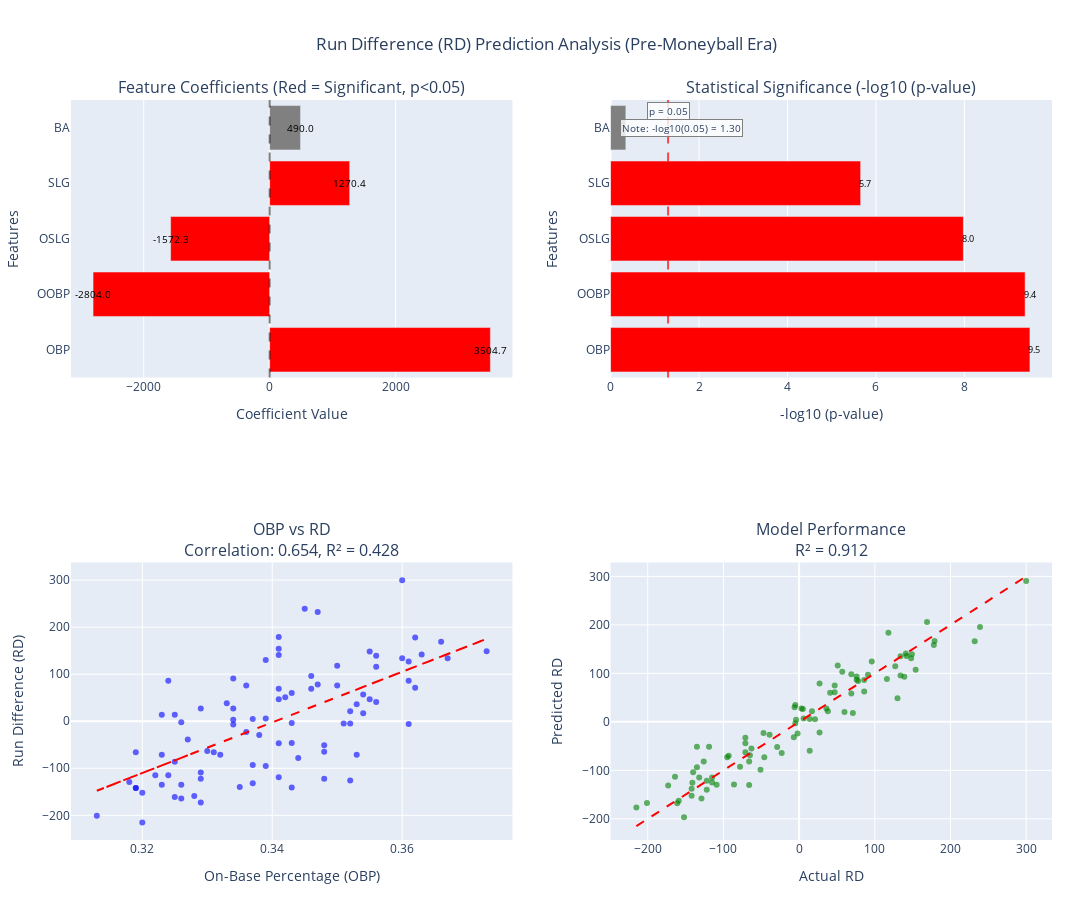

The notebook cell saved with this chart:
### Code cell
# Model performance for plot 4. Calculate R².
y_pred_rd = rd_model.predict(X_rd_with_const)
r2_rd = r2_score(y_rd, y_pred_rd)

# Plotly version: Run Difference (RD) Prediction Analysis (Pre-Moneyball Era)
fig = make_subplots(
    rows=2,
    cols=2,
    subplot_titles=(
        "Feature Coefficients (Red = Significant, p<0.05)",
        "Statistical Significance (-log10 (p-value)",
        f'OBP vs RD<br>Correlation: {rd_data["OBP"].corr(rd_data["RD"]):.3f}, R² = {round(rd_data["OBP"].corr(rd_data["RD"])**2, 3)}',
        f"Model Performance<br>R² = {r2_rd:.3f}",
    ),
)

# Plot 1: Coefficient plot (sorted by importance)
features = coef_analysis["Feature"]
coeffs = coef_analysis["Coefficient"]
colors = ["red" if p < 0.05 else "gray" for p in coef_analysis["P-value"]]

fig.add_trace(
    go.Bar(
        y=features, x=coeffs, orientation="h", marker_color=colors, name="Coefficients"
    ),
    row=1,
    col=1,
)

# Add zero line
fig.add_vline(x=0, line_dash="dash", line_color="black", opacity=0.5, row=1, col=1)

# Add value labels
for i, (feature, coeff) in enumerate(zip(features, coeffs)):
    fig.add_annotation(
        x=coeff + (0.1 if coeff >= 0 else -0.1),
        y=feature,
        text=f"{coeff:.1f}",
        showarrow=False,
        font=dict(size=10, color="black"),
        row=1,
        col=1,
    )

# Plot 2: P-values (significance)
log_p_values = -np.log10(coef_analysis["P-value"])
log_p_values = np.minimum(log_p_values, 20)  # Cap at 20 for visualization

fig.add_trace(
    go.Bar(
        y=features,
        x=log_p_values,
        orientation="h",
        marker_color=colors,
        name="-log10(p-value)",
    ),
    row=1,
    col=2,
)

# Add p=0.05 threshold line
fig.add_vline(
    x=-np.log10(0.05), line_dash="dash", line_color="red", opacity=0.7, row=1, col=2
)

# Add note about -log10(0.05) = 1.30
fig.add_annotation(
    x=1.60,
    y=4,
    xref="paper",
    yref="paper",
    text="Note: -log10(0.05) = 1.30",
    showarrow=False,
    font=dict(size=10),
    bgcolor="rgba(255,255,255,0.8)",
    bordercolor="gray",
    borderwidth=1,
    row=1,
    col=2,
)

fig.add_annotation(
    x=1.30,
    y=4.3,
    xref="paper",
    yref="paper",
    text="p = 0.05",
    showarrow=False,
    font=dict(size=10),
    bgcolor="rgba(255,255,255,0.8)",
    bordercolor="gray",
    borderwidth=1,
    row=1,
    col=2,
)


# Add value labels for significant bars
for i, (feature, log_p) in enumerate(zip(features, log_p_values)):
    if log_p > 0.5:  # Only add labels if bar is tall enough
        fig.add_annotation(
            x=log_p + 0.1,
            y=feature,
            text=f"{log_p:.1f}",
            showarrow=False,
            font=dict(size=9, color="black"),
            row=1,
            col=2,
        )

# Plot 3: OBP vs RD scatter plot (most important feature)
fig.add_trace(
    go.Scatter(
        x=rd_data["OBP"],
        y=rd_data["RD"],
        mode="markers",
        marker=dict(color="blue", opacity=0.6),
        name="OBP vs RD",
    ),
    row=2,
    col=1,
)

# Add regression line
z = np.polyfit(rd_data["OBP"], rd_data["RD"], 1)
p = np.poly1d(z)
fig.add_trace(
    go.Scatter(
        x=rd_data["OBP"],
        y=p(rd_data["OBP"]),
        mode="lines",
        line=dict(color="red", dash="dash", width=2),
        name="Regression",
    ),
    row=2,
    col=1,
)

# Plot 4: Model performance
fig.add_trace(
    go.Scatter(
        x=y_rd,
        y=y_pred_rd,
        mode="markers",
        marker=dict(color="green", opacity=0.6),
        name="Actual vs Predicted",
    ),
    row=2,
    col=2,
)

# Add perfect prediction line
fig.add_trace(
    go.Scatter(
        x=[y_rd.min(), y_rd.max()],
        y=[y_rd.min(), y_rd.max()],
        mode="lines",
        line=dict(color="red", dash="dash", width=2),
        name="Perfect Prediction",
    ),
    row=2,
    col=2,
)

# Update axes labels
fig.update_xaxes(title_text="Coefficient Value", row=1, col=1)
fig.update_yaxes(title_text="Features", row=1, col=1)
fig.update_xaxes(title_text="-log10 (p-value)", row=1, col=2)
fig.update_yaxes(title_text="Features", row=1, col=2)
fig.update_xaxes(title_text="On-Base Percentage (OBP)", row=2, col=1)
fig.update_yaxes(title_text="Run Difference (RD)", row=2, col=1)
fig.update_xaxes(title_text="Actual RD", row=2, col=2)
fig.update_yaxes(title_text="Predicted RD", row=2, col=2)

fig.update_layout(
    title_text="Run Difference (RD) Prediction Analysis (Pre-Moneyball Era)",
    title_x=0.5,
    width=1400,
    height=900,
    showlegend=False,
    margin=dict(l=60, r=40, t=100, b=60),
)

fig.show()

### Figure 1 — Plotly figure (JSON) as saved in the notebook; plotly's stock layout.template omitted (floating-point values rounded to 4 significant figures)
{"data": [{"marker": {"color": ["red", "red", "red", "red", "gray"]}, "name": "Coefficients", "orientation": "h", "type": "bar", "x": [3505.0, -2804.0, -1572.0, 1270.0, 490.0], "xaxis": "x", "y": ["OBP", "OOBP", "OSLG", "SLG", "BA"], "yaxis": "y"}, {"marker": {"color": ["red", "red", "red", "red", "gray"]}, "name": "-log10(p-value)", "orientation": "h", "type": "bar", "x": [9.482, 9.373, 7.977, 5.654, 0.3456], "xaxis": "x2", "y": ["OBP", "OOBP", "OSLG", "SLG", "BA"], "yaxis": "y2"}, {"marker": {"color": "blue", "opacity": 0.6}, "mode": "markers", "name": "OBP vs RD", "type": "scatter", "x": [0.327, 0.341, 0.324, 0.319, 0.334, 0.336, 0.334, 0.324, 0.35, 0.354, 0.32, 0.326, 0.347, 0.318, 0.323, 0.319, 0.337, 0.319, 0.323, 0.334, 0.345, 0.329, 0.313, 0.336, 0.36, 0.342, 0.339, 0.32, 0.344, 0.325, 0.352, 0.333, 0.346, 0.341, 0.341, 0.335, 0.356, 0.343, 0.367, 0.362, 0.343, 0.331, 0.361, 0.348, 0.341, 0.325, 0.337, 0.326, 0.346, 0.354, 0.36, 0.329, 0.339, 0.33, 0.361, 0.362, 0.356, 0.329, 0.352, 0.341, 0.322, 0.347, 0.341, 0.353, 0.35, 0.329, 0.337, 0.341, 0.373, 0.348, 0.326, 0.325, 0.355, 0.348, 0.339, 0.353, 0.328, 0.323, 0.363, 0.366, 0.355, 0.351, 0.334, 0.332, 0.343, 0.356, 0.338, 0.343, 0.361, 0.352], "xaxis": "x3", "y": [-39, 141, 86, -142, 27, 76, 3, -115, 76, 17, -152, -2, 78, -129, 14, -66, 5, -142, -71, 91, 239, 27, -201, -23, 300, 51, 130, -215, -78, 14, -5, 38, 96, -119, 47, -140, 139, 60, 134, 71, -4, -66, -6, -51, 69, -86, -132, -164, 69, 57, 134, -122, -95, -63, 127, 178, 116, -109, -126, -47, -115, 232, 179, 36, 118, -173, -93, 154, 149, -122, -135, -161, 148, -65, 6, -71, -159, -135, 142, 169, 47, -5, -7, -71, -46, 41, -29, -141, 86, 21], "yaxis": "y3"}, {"line": {"color": "red", "dash": "dash", "width": 2}, "mode": "lines", "name": "Regression", "type": "scatter", "x": [0.327, 0.341, 0.324, 0.319, 0.334, 0.336, 0.334, 0.324, 0.35, 0.354, 0.32, 0.326, 0.347, 0.318, 0.323, 0.319, 0.337, 0.319, 0.323, 0.334, 0.345, 0.329, 0.313, 0.336, 0.36, 0.342, 0.339, 0.32, 0.344, 0.325, 0.352, 0.333, 0.346, 0.341, 0.341, 0.335, 0.356, 0.343, 0.367, 0.362, 0.343, 0.331, 0.361, 0.348, 0.341, 0.325, 0.337, 0.326, 0.346, 0.354, 0.36, 0.329, 0.339, 0.33, 0.361, 0.362, 0.356, 0.329, 0.352, 0.341, 0.322, 0.347, 0.341, 0.353, 0.35, 0.329, 0.337, 0.341, 0.373, 0.348, 0.326, 0.325, 0.355, 0.348, 0.339, 0.353, 0.328, 0.323, 0.363, 0.366, 0.355, 0.351, 0.334, 0.332, 0.343, 0.356, 0.338, 0.343, 0.361, 0.352], "xaxis": "x3", "y": [-72.41, 2.93, -88.56, -115.5, -34.74, -23.98, -34.74, -88.56, 51.36, 72.89, -110.1, -77.79, 35.22, -120.8, -93.94, -115.5, -18.6, -115.5, -93.94, -34.74, 24.46, -61.65, -147.8, -23.98, 105.2, 8.312, -7.833, -110.1, 19.07, -83.17, 62.13, -40.12, 29.84, 2.93, 2.93, -29.36, 83.65, 13.69, 142.9, 115.9, 13.69, -50.89, 110.6, 40.6, 2.93, -83.17, -18.6, -77.79, 29.84, 72.89, 105.2, -61.65, -7.833, -56.27, 110.6, 115.9, 83.65, -61.65, 62.13, 2.93, -99.32, 35.22, 2.93, 67.51, 51.36, -61.65, -18.6, 2.93, 175.1, 40.6, -77.79, -83.17, 78.27, 40.6, -7.833, 67.51, -67.03, -93.94, 121.3, 137.5, 78.27, 56.75, -34.74, -45.5, 13.69, 83.65, -13.21, 13.69, 110.6, 62.13], "yaxis": "y3"}, {"marker": {"color": "green", "opacity": 0.6}, "mode": "markers", "name": "Actual vs Predicted", "type": "scatter", "x": [-39, 141, 86, -142, 27, 76, 3, -115, 76, 17, -152, -2, 78, -129, 14, -66, 5, -142, -71, 91, 239, 27, -201, -23, 300, 51, 130, -215, -78, 14, -5, 38, 96, -119, 47, -140, 139, 60, 134, 71, -4, -66, -6, -51, 69, -86, -132, -164, 69, 57, 134, -122, -95, -63, 127, 178, 116, -109, -126, -47, -115, 232, 179, 36, 118, -173, -93, 154, 149, -122, -135, -161, 148, -65, 6, -71, -159, -135, 142, 169, 47, -5, -7, -71, -46, 41, -29, -141, 86, 21], "xaxis": "x4", "y": [-26.75, 140.9, 62.83, -152.2, 78.91, 86.6, 27.65, -114.6, 93.61, 21.96, -196.6, -23.98, 84.2, -158.2, 5.701, -130.3, 26.77, -138.2, -32.86, 97.3, 195.8, -22.06, -167.4, -64.19, 290.5, 116.3, 48.7, -176.5, -92.32, -59.62, 34.75, 21.88, 124.6, -51.24, 74.93, -104.1, 93.06, 20.13, 135.5, 18.34, 4.128, -81.56, 29.89, -98.92, 58.44, -129.1, -114.5, -113.4, 97.94, 103.1, 95.68, -121.2, -73.19, -55.01, 114.6, 158.5, 88.59, -129.9, -81.88, -23.19, -125.1, 166.3, 166.8, 27.67, 183.7, -131.2, -70.1, 107.3, 139.6, -140.2, -93.77, -168.0, 131.0, -68.67, 7.066, -43.93, -162.6, -51.14, 135.6, 205.7, 60.88, -2.646, -31.64, -62.79, -73.02, 60.07, -51.91, -125.5, 86.14, 5.366], "yaxis": "y4"}, {"line": {"color": "red", "dash": "dash", "width": 2}, "mode": "lines", "name": "Perfect Prediction", "type": "scatter", "x": [-215, 300], "xaxis": "x4", "y": [-215, 300], "yaxis": "y4"}], "layout": {"annotations": [{"font": {"size": 16}, "showarrow": false, "text": "Feature Coefficients (Red = Significant, p<0.05)", "x": 0.225, "xanchor": "center", "xref": "paper", "y": 1, "yanchor": "bottom", "yref": "paper"}, {"font": {"size": 16}, "showarrow": false, "text": "Statistical Significance (-log10 (p-value)", "x": 0.775, "xanchor": "center", "xref": "paper", "y": 1, "yanchor": "bottom", "yref": "paper"}, {"font": {"size": 16}, "showarrow": false, "text": "OBP vs RD<br>Correlation: 0.654, R² = 0.428", "x": 0.225, "xanchor": "center", "xref": "paper", "y": 0.375, "yanchor": "bottom", "yref": "paper"}, {"font": {"size": 16}, "showarrow": false, "text": "Model Performance<br>R² = 0.912", "x": 0.775, "xanchor": "center", "xref": "paper", "y": 0.375, "yanchor": "bottom", "yref": "paper"}, {"font": {"color": "black", "size": 10}, "showarrow": false, "text": "3504.7", "x": 3505.0, "xref": "x", "y": "OBP", "yref": "y"}, {"font": {"color": "black", "size": 10}, "showarrow": false, "text": "-2804.0", "x": -2804.0, "xref": "x", "y": "OOBP", "yref": "y"}, {"font": {"color": "black", "size": 10}, "showarrow": false, "text": "-1572.3", "x": -1572.0, "xref": "x", "y": "OSLG", "yref": "y"}, {"font": {"color": "black", "size": 10}, "showarrow": false, "text": "1270.4", "x": 1271.0, "xref": "x", "y": "SLG", "yref": "y"}, {"font": {"color": "black", "size": 10}, "showarrow": false, "text": "490.0", "x": 490.1, "xref": "x", "y": "BA", "yref": "y"}, {"bgcolor": "rgba(255,255,255,0.8)", "bordercolor": "gray", "borderwidth": 1, "font": {"size": 10}, "showarrow": false, "text": "Note: -log10(0.05) = 1.30", "x": 1.6, "xref": "x2", "y": 4, "yref": "y2"}, {"bgcolor": "rgba(255,255,255,0.8)", "bordercolor": "gray", "borderwidth": 1, "font": {"size": 10}, "showarrow": false, "text": "p = 0.05", "x": 1.3, "xref": "x2", "y": 4.3, "yref": "y2"}, {"font": {"color": "black", "size": 9}, "showarrow": false, "text": "9.5", "x": 9.582, "xref": "x2", "y": "OBP", "yref": "y2"}, {"font": {"color": "black", "size": 9}, "showarrow": false, "text": "9.4", "x": 9.473, "xref": "x2", "y": "OOBP", "yref": "y2"}, {"font": {"color": "black", "size": 9}, "showarrow": false, "text": "8.0", "x": 8.077, "xref": "x2", "y": "OSLG", "yref": "y2"}, {"font": {"color": "black", "size": 9}, "showarrow": false, "text": "5.7", "x": 5.754, "xref": "x2", "y": "SLG", "yref": "y2"}], "height": 900, "margin": {"b": 60, "l": 60, "r": 40, "t": 100}, "shapes": [{"line": {"color": "black", "dash": "dash"}, "opacity": 0.5, "type": "line", "x0": 0, "x1": 0, "xref": "x", "y0": 0, "y1": 1, "yref": "y domain"}, {"line": {"color": "red", "dash": "dash"}, "opacity": 0.7, "type": "line", "x0": 1.301, "x1": 1.301, "xref": "x2", "y0": 0, "y1": 1, "yref": "y2 domain"}], "showlegend": false, "title": {"text": "Run Difference (RD) Prediction Analysis (Pre-Moneyball Era)", "x": 0.5}, "width": 1400, "xaxis": {"anchor": "y", "domain": [0, 0.45], "title": {"text": "Coefficient Value"}}, "xaxis2": {"anchor": "y2", "domain": [0.55, 1], "title": {"text": "-log10 (p-value)"}}, "xaxis3": {"anchor": "y3", "domain": [0, 0.45], "title": {"text": "On-Base Percentage (OBP)"}}, "xaxis4": {"anchor": "y4", "domain": [0.55, 1], "title": {"text": "Actual RD"}}, "yaxis": {"anchor": "x", "domain": [0.625, 1], "title": {"text": "Features"}}, "yaxis2": {"anchor": "x2", "domain": [0.625, 1], "title": {"text": "Features"}}, "yaxis3": {"anchor": "x3", "domain": [0, 0.375], "title": {"text": "Run Difference (RD)"}}, "yaxis4": {"anchor": "x4", "domain": [0, 0.375], "title": {"text": "Predicted RD"}}}}
